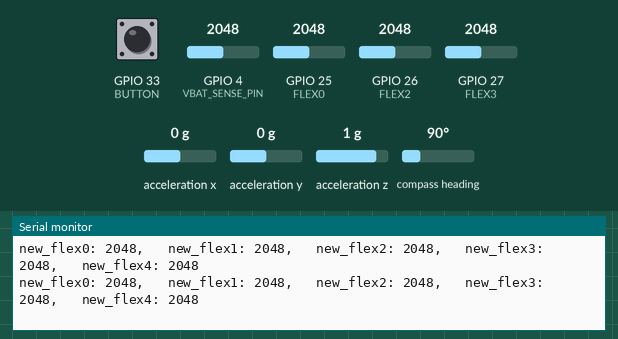
A sketch run on a simulated ESP32. Parts: the last lines printed to the serial monitor. The test bench sets the inputs (shaded band); at power-on: GPIO 4 (VBAT_SENSE_PIN) = 2048, GPIO 25 (FLEX0) = 2048, GPIO 26 (FLEX2) = 2048, GPIO 27 (FLEX3) = 2048, GPIO 33 (BUTTON) HIGH, acceleration x 0 g, acceleration y 0 g, acceleration z 1 g, compass heading 90°. USB keyboard and mouse output is not drawn.

Above: at 2.2 s.
2.3 s: GPIO 4 (VBAT_SENSE_PIN) set to 2866
At 10.71 s:
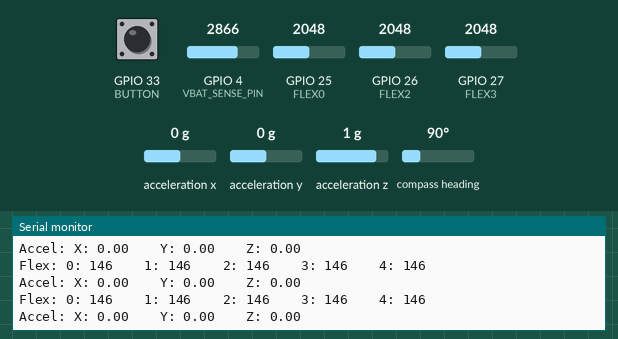
11.5 s: GPIO 25 (FLEX0) set to 2866
At 12.11 s:
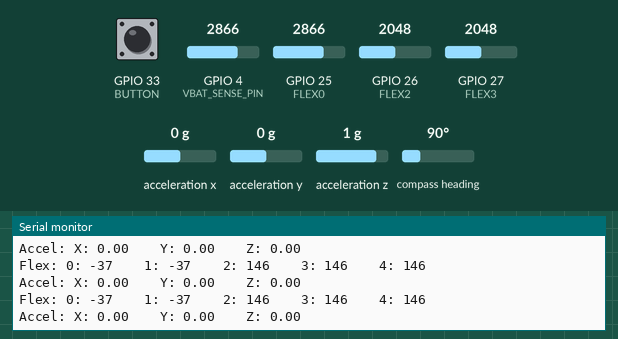
13.0 s: GPIO 26 (FLEX2) set to 2866
At 13.51 s:
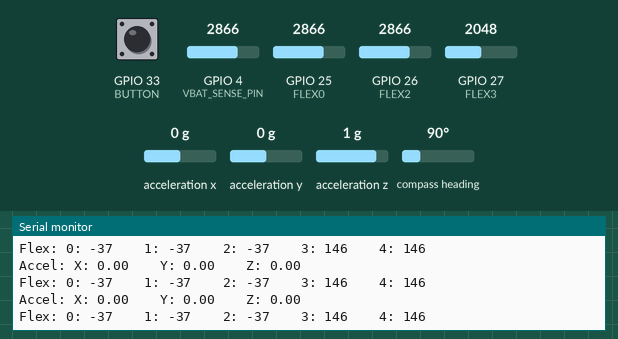
14.5 s: GPIO 27 (FLEX3) set to 2866
At 14.92 s:
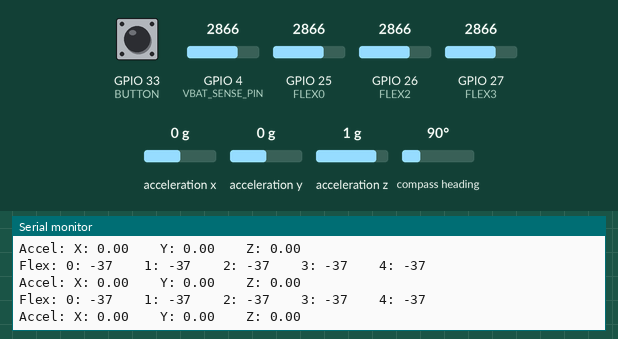
16.0 s: GPIO 33 (BUTTON) pulled LOW for 0.15 s
At 16.9 s:
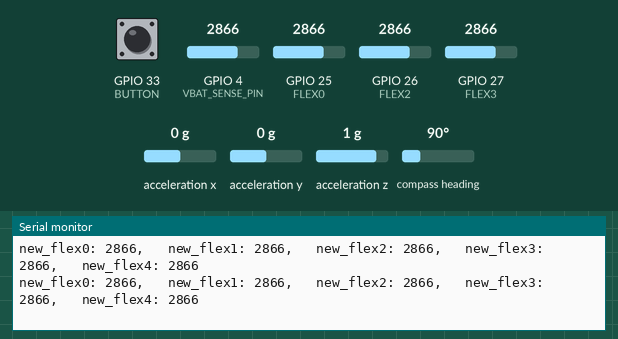

The sketch:

Gest.ino
```cpp
/*********************************
 *
 * Gest - Main
 * Chris | Isabelle | Samin
 * Northwestern CE347 2022
 *
 * REQUIRED INCLUDE LIBRARIES FOR COMPILE:
 * Adafruit_Sensor.h
 * Adafruit_BNO055.h
 *
 * TARGET BOARD:
 * WEMOS D1 MINI ESP32
 * If you do not target this board, all the pin defs will break!
 *
 ********************************/

 #include "sensors.h"
 #include "timer.h"
 #include "config.h"
 #include "BleHID.h"
 #include "battery.h"
 #include "calibration.h"
 #include "button.h"

unsigned long calibration_mode = 10000;

void setup() {
  #ifdef SERIAL_DEBUG
    Serial.begin(SERIAL_SPEED);
  #endif
  flexInit();
  accelInit();
  bleInit();
  batteryInit();
  button_setup();

  allTimersInit();

}


void loop() {

  if (!button_pressed()){
    flex0_max = 0, flex1_max = 0, flex2_max = 0, flex3_max = 0, flex4_max = 0;
    unsigned long ref = millis();
    calibration_mode = ref + 10000;
  }
  if (millis() < calibration_mode) {
    calibration_setup();
    Serial.printf("new_flex0: %d,\t new_flex1: %d,\t new_flex2: %d,\t new_flex3: %d,\t new_flex4: %d\n", flex0_max, flex1_max, flex2_max, flex3_max, flex4_max);
  }
  if (millis() > calibration_mode) {
    if(locateTimer(&head, 1)->timer->bump()){
      flexTask();
    }

    if(locateTimer(&head, 2)->timer->bump()){
      accelTask();
    }

    if(locateTimer(&head, 3)->timer->bump()){
      bleTask();
    }

    if(locateTimer(&head, 4)->timer->bump()){
      batteryTask();
    }
  }
}
```

BleConnectionStatus.cpp
```cpp
#include "BleConnectionStatus.h"

BleConnectionStatus::BleConnectionStatus(void) {
}

void BleConnectionStatus::onConnect(BLEServer* pServer)
{
  this->connected = true;
  BLE2902* desc = (BLE2902*)this->inputMouse->getDescriptorByUUID(BLEUUID((uint16_t)0x2902));
  desc->setNotifications(true);
}

void BleConnectionStatus::onDisconnect(BLEServer* pServer)
{
  this->connected = false;
  BLE2902* desc = (BLE2902*)this->inputMouse->getDescriptorByUUID(BLEUUID((uint16_t)0x2902));
  desc->setNotifications(false);
}
```

BleConnectionStatus.h
```cpp
#ifndef ESP32_BLE_CONNECTION_STATUS_H
#define ESP32_BLE_CONNECTION_STATUS_H
#include "sdkconfig.h"
#if defined(CONFIG_BT_ENABLED)

#include <BLEServer.h>
#include "BLE2902.h"
#include "BLECharacteristic.h"

class BleConnectionStatus : public BLEServerCallbacks
{
public:
  BleConnectionStatus(void);
  bool connected = false;
  void onConnect(BLEServer* pServer);
  void onDisconnect(BLEServer* pServer);
  BLECharacteristic* inputMouse;
};

#endif // CONFIG_BT_ENABLED
#endif // ESP32_BLE_CONNECTION_STATUS_H
```

BleHID.h
```cpp
//BleHID.h
#ifndef BLEHID_H
#define BLEHID_H

/* ~~~~~~~~~~ INCLUDES ~~~~~~~~~~ */
#include "BleMouse.h"
#include "config.h"

/* ~~~~~~~~~~ GLOBALS ~~~~~~~~~~ */
BleMouse bleMouse;

/* ~~~~~~~~~~ PROTOTYPES ~~~~~~~~~~ */
void bleInit();
void bleTask();

#endif
```

BleHID.ino
```cpp
//BleHID.ino
#include "BleHID.h"
#include "battery.h"

void bleInit(){
  #ifdef SERIAL_DEBUG
    Serial.println("Starting BLE");
  #endif

  bleMouse.begin();
  //bleMouse.setBatteryLevel(50);
}

void bleTask(){
  if(bleMouse.isConnected()){
    //bleMouse.move(0, 0, 0);
    //bleMouse.click(MOUSE_LEFT);
  }
}
```

battery.h
```cpp
//battery.h
#ifndef BATTERY_H
#define BATTERY_H

/* ~~~~~~~~~~ INCLUDES ~~~~~~~~~~ */
#include "hardware_defs.h"

/* ~~~~~~~~~~ DEFINES ~~~~~~~~~~ */
#define VBAT_SENSE_PIN BAT_SENSE

/* ~~~~~~~~~~ STRUCTS ~~~~~~~~~~ */
struct battery_t{
  //Measured battery voltage ADC counts
  int adcVal = 0;
  //Battery voltage
  float voltage = 0.0;
  //Battery percentage
  int percent = 0;

  const int vLow = 330;
  const int vHigh = 420;
  const int pLow = 0;
  const int pHigh = 100;

  float measureVoltage(){
    adcVal = analogRead(VBAT_SENSE_PIN);
    voltage = ((float)adcVal)*BAT_RATIO*3.3/4096.0;
    return voltage;
  }

  int measurePercent(){
    percent = map((int)(100*measureVoltage()), vLow, vHigh, pLow, pHigh);
    return percent;
  }

} bat;

/* ~~~~~~~~~~ GLOBALS ~~~~~~~~~~ */
//int batTest;

/* ~~~~~~~~~~ PROTOTYPES ~~~~~~~~~~ */
void batteryInit();
void batteryTask();

#endif
```

battery.ino
```cpp
//battery.ino
#include "BleHID.h"
#include "battery.h"

void batteryInit(){
  pinMode(VBAT_SENSE_PIN, INPUT);
  //batTest = 0;
}

void batteryTask(){
  bat.measurePercent();
  #ifdef SERIAL_DEBUG
    Serial.printf("Battery: %d%%\r\n", bat.percent);
  #endif
  if(bleMouse.isConnected()){
    bleMouse.setBatteryLevel(bat.percent);
  }
}
```

button.h
```cpp
/* ~~~~~~~~~~ INCLUDES ~~~~~~~~~~ */
#include "sensors.h"
#include "timer.h"
#include "config.h"

void button_setup() {
  pinMode(BUTTON, INPUT_PULLUP);
}

int button_pressed() {
  int output = digitalRead(BUTTON);
  return output;
}
```

button_handler.h
```cpp
 /*
 #include "sensors.h"
 #include "timer.h"
 #include "config.h"

  //button structure
  struct _button{

    int pin;
    bool previous_state;
    bool current_state;
    unsigned long press_ref;
    unsigned long press_duration = 0;
    unsigned long press_threshold = 500;

  //  unsigned long release_ref;
  //  unsigned long release_duration = 0;
  //  unsigned long release_threshold = 500;

    void (*short_press_handler)();
    void (*long_press_handler)();

    bool pressed(){
      return !current_state;
    }

    //Initialize button input
    void init(int pin_input){
      //Set pin and confiure as input
      pin = pin_input;
      pinMode(pin, INPUT_PULLUP);
      //Set initial button state at startup
      previous_state = digitalRead(pin);
      current_state = previous_state;
      //Set reference point
      press_ref = millis();
      //release_ref = millis();
    };

    void init(int pin_input, unsigned long threshold_input){
      //Set pin and confiure as input
      init(pin_input);
      //Set custom threshold
      press_threshold = threshold_input;
    }

    //Detect rising or falling edge
    bool edge(){
      current_state = digitalRead(pin);
      return (previous_state != current_state);
    };

    void timingHandler(){
      if(edge()){
        previous_state = current_state;
        if(current_state){ //NOT PRESSED; PRESS ENDED
          //release_ref = millis();
          press_duration = millis() - press_ref;
          if(press_duration < press_threshold) {
            (*short_press_handler)();
          } else {
            (*long_press_handler)();
          }
        } else { //PRESSED; PRESS STARTED
          press_ref = millis();
          (*press_handler)();
          //release_duration = millis() - release_ref;
          //(*button_handler_ptr)();
        }
      }
    };

} button_a;

*/
```

button_handler.ino
```cpp
 /* ~~~~~~~~~~ INCLUDES ~~~~~~~~~~ */
#include "button_handler.h"
/*
void button_setup(){
  button_a.init(BUTTON);

  button_a.press_handler = a_press_handler;
}

void button_loop() {
  button_a.timingHandler();
}

void a_press_handler() {
  Serial.println("button works!!!");
}
*/
```

calibration.h
```cpp
#include "hardware_defs.h"


void calibration_setup(){

  int flex0 = analogRead(FLEX0);
  int flex1 = analogRead(FLEX1);
  int flex2 = analogRead(FLEX2);
  int flex3 = analogRead(FLEX3);
  int flex4 = analogRead(FLEX4);
  if (flex0 > flex0_max) {
    flex0_max = flex0;
  }
  if (flex1 > flex1_max) {
    flex1_max = flex1;
  }
  if (flex2 > flex2_max) {
    flex2_max = flex2;
  }
  if (flex3 > flex3_max) {
    flex3_max = flex3;
  }
  if (flex4 > flex4_max) {
    flex4_max = flex4;
  }

}
```

hardware_defs.h
```cpp
//hardware_defs.h

#define REV0
//#define REV1

/*
 * All the hardware related #define are placed within here
 */

#ifndef HARDWARE_DEFS_H
#define HARDWARE_DEFS_H

#ifdef REV0

#define FLEX0 25
#define FLEX1 25
#define FLEX2 26
#define FLEX3 27
#define FLEX4 27

#define BUTTON 33

#define LED1 13
#define LED2 14
#define LED3 18
#define LED4 19
#define LED5 23

#define BAT_SENSE 4
#define BAT_RATIO 2
#define VBUS_SENSE 17

#define FLEX_PULLDOWN 15 //no longer INPUT_PULLDOWN due to issues//tested to be 17.25+-0.25 kohms

#endif

#ifdef REV1

#define LED1 13
#define LED2 14
#define LED3 18
#define LED4 19
#define LED5 23

#define FLEX0 36
#define FLEX1 39
#define FLEX2 33
#define FLEX3 34
#define FLEX4 35

#define BUTTON 4

#define BAT_SENSE 32
#define BAT_RATIO 2
#define VBUS_SENSE 17 //digital

#define FLEX_PULLDOWN 15

#endif

#endif
```

sensors.h
```cpp
//sensors.h
#ifndef SENSORS_H
#define SENSORS_H

/* ~~~~~~~~~~ INCLUDES ~~~~~~~~~~ */
/***** GENERAL *****/
#include "config.h"
#include "hardware_defs.h"

/***** BNO055 *****/
#include <Wire.h>
#include <Adafruit_Sensor.h>
#include <Adafruit_BNO055.h>
#include <utility/imumaths.h>

/* ~~~~~~~~~~ DEFINES ~~~~~~~~~~ */
/***** FLEX *****/
#define FLEX0_PIN FLEX0
#define FLEX1_PIN FLEX1
#define FLEX2_PIN FLEX2
#define FLEX3_PIN FLEX3
#define FLEX4_PIN FLEX4
#define FLEX_QTY 5

/* ~~~~~~~~~~ GLOBALS ~~~~~~~~~~ */
Adafruit_BNO055 bno = Adafruit_BNO055(-1, 0x28);
int flex0_max, flex1_max, flex2_max, flex3_max, flex4_max;

/* ~~~~~~~~~~ STRUCTS ~~~~~~~~~~ */
/***** Flex *****/
struct flex_t{
  //Analog pin the flex sensor is connected to
  int pin = 0;
  //Number of ADC counts returned from flex sensor
  int adcVal = 0;
  //Angle of flex on the flex sensor
  int flexAngle = 0;
  //Is a flex sensor connected at startup
  int initPass = 0;

  //ADC count lower functional bound (12-bit ADC)
  const int adcLow = 2700;
  //ADC count upper functional bound (12-bit ADC)
  const int adcHigh = 1900;
  //Angle lower functional bound
  const int angleLow = 0;
  //Angle upper functional bound
  const int angleHigh = 180;

  //Measure the number of ADC counts and put it in adcVal
  int measureAnalogPin(){
    adcVal = analogRead(pin);
    return adcVal;
  }

  //Measure the ADC pin, map it to an angle, and put it in flexAngle
  int measureFlex(){
    flexAngle = map(measureAnalogPin(), adcLow, adcHigh, angleLow, angleHigh);
    return flexAngle;
  }

   //Connect flex sensor object to pin 'input' and config as input
  void init(int input){
    pin = input;
    pinMode(pin, INPUT_PULLDOWN);
    if(measureAnalogPin() < (adcHigh * 1.2) && measureAnalogPin() > (adcLow * 0.8)){
      initPass = 1;
      #ifdef SERIAL_DEBUG
        Serial.println("Flex sensor detected!");
      #endif
    } else {
      #ifdef SERIAL_DEBUG
        Serial.println("Flex sensor not detected");
      #endif
    }
  }

} flex0, flex1, flex2, flex3, flex4;

/***** BNO055 *****/
struct lin_accel_t{
  float x = 0.0;
  float y = 0.0;
  float z = 0.0;
};

struct accel_t{
  //Does the BNO055 initialize successfully? 0 = NO, 1 = YES
  int initPass = 0;
  //Linear acceleration object
  lin_accel_t linearAccel;

  //Function for sampling the linear acceleration
  void measureLinearAccel(){
    imu::Vector<3> euler = bno.getVector(Adafruit_BNO055::VECTOR_LINEARACCEL);
    linearAccel.x = euler.x();
    linearAccel.y = euler.y();
    linearAccel.z = euler.z();
  }

} bno055;

/* ~~~~~~~~~~ PROTOTYPES ~~~~~~~~~~ */
/***** Flex *****/
void flexInit();
void flexTask();

/***** BNO055 *****/
void accelInit();
void accelTask();

#endif
```

sensors.ino
```cpp
//sensors.c
#include "sensors.h"

void flexInit(){
  flex0.init(FLEX0_PIN);
  flex1.init(FLEX1_PIN);
  flex2.init(FLEX2_PIN);
  flex3.init(FLEX3_PIN);
  flex4.init(FLEX4_PIN);
}

void flexTask(){
  flex0.measureFlex();
  flex1.measureFlex();
  flex2.measureFlex();
  flex3.measureFlex();
  flex4.measureFlex();
  #ifdef SERIAL_DEBUG
    Serial.printf("Flex: 0: %d \t 1: %d \t 2: %d \t 3: %d \t 4: %d \t\n", flex0.measureFlex(), flex1.measureFlex(),
    flex2.measureFlex(), flex3.measureFlex(), flex4.measureFlex());
  #endif
}

void accelInit(){

  //Check if the BNO055 is connected on I2C addr 0x28
  if(!bno.begin()){
    #ifdef SERIAL_DEBUG
      Serial.println("BNO055 not detected");
    #endif
  } else {
    #ifdef SERIAL_DEBUG
      Serial.println("BNO055 detected!");
    #endif
    bno055.initPass = 1;
  }

  //Give the BNO055 a second to start up
  delay(1000);

}

void accelTask(){
  if(bno055.initPass){
    bno055.measureLinearAccel();
    #ifdef SERIAL_DEBUG
      Serial.printf("Accel: X: %4.2f \t Y: %4.2f \t Z: %4.2f \r\n", bno055.linearAccel.x, bno055.linearAccel.y, bno055.linearAccel.z);
    #endif
  }
}
```

timer.h
```cpp
//timer.h
#ifndef TIMER_H
#define TIMER_H

/* ~~~~~~~~~~ INCLUDES ~~~~~~~~~~ */
/***** GENERAL *****/
#include "config.h"

/* ~~~~~~~~~~ STRUCTS ~~~~~~~~~~ */
struct task_timer_t{
  //Refernce time in ms from core starting
  unsigned long ref = 0;
  //Offset duration from reference time
  unsigned long dur = 100;

  //Initialize timer reference and duration to 'input'
  void timerInit(unsigned long input){
    dur = input;
    ref = millis();
  }

  //Update timer reference to current time
  void refUpdate(){
    ref = millis();
  }

  int bump(){
    if(ref + dur <= millis()){
      refUpdate();
      return 1;
    } else {
      return 0;
    }
  }

} t1, t2, t3, t4;

void allTimersInit();

/*
 * Add linked list and dynamic timer adding/removing functionality
 */

struct node {
  struct task_timer_t* timer;
  struct node* next;
};

node* head = new node();

void push();


#endif
```

timer.ino
```cpp
//timer.c
#include "timer.h"

void allTimersInit() {
  // use timer linked list by calling push(&head)
  // access the timer created by calling locateTimer()

  //flex timer, 100ms
  node* t1_node = push(&head);
  t1_node->timer->timerInit(100);

  //accel timer, 100ms
  node* t2_node = push(&head);
  t2_node->timer->timerInit(100);

  //BLE timer, 10ms
  node* t3_node = push(&head);
  t3_node->timer->timerInit(10);

  //Battery timer, 5s
  node* t4_node = push(&head);
  t4_node->timer->timerInit(5000);

}

struct node* push(node** head_ref){
  task_timer_t* new_timer = new task_timer_t();
  node* new_node = new node();
  new_node->timer = new_timer;
  new_node->next = *head_ref;
  *head_ref = new_node;
  return new_node;
}

struct node* locateTimer(node** head_ref, int n){
    int len = 0, i;
    struct node* temp = head;

    // count the number of nodes in Linked List
    while (temp != NULL) {
        temp = temp->next;
        len++;
    }

    // check if value of n is not
    // more than length of the linked list
    if (len < n)
        return NULL;

    temp = head;

    // get the (len-n)th node from the beginning
    for (i = 1; i < len - n; i++)
        temp = temp->next;

    return temp;
}
```

config.h
```cpp
//config.h
#ifndef CONFIG_H
#define CONFIG_H

#define SERIAL_DEBUG
#define SERIAL_SPEED 115200

#endif
```

Measured:
- after the input at 2.3 s, the serial monitor: prints a new line after 7.7 s (image 1)
- after the input at 11.5 s, the serial monitor: prints a new line at once (image 2)
- after the input at 13.0 s, the serial monitor: prints a new line at once (image 3)
- after the input at 14.5 s, the serial monitor: prints a new line at once (image 4)
- after the input at 16.0 s, the serial monitor: prints a new line at once (image 5)
